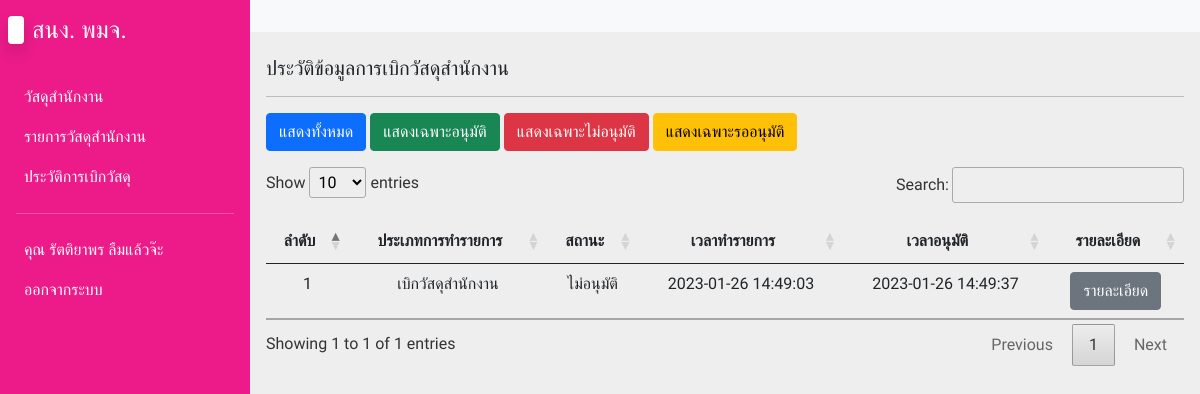
The app's page /history.php (signed in) with its own data.
### tables this page shows
CREATE TABLE `transfer` (
  `t_id` int(11) NOT NULL,
  `t_type` int(11) NOT NULL,
  `stat_id` int(11) NOT NULL,
  `emp_id` int(11) NOT NULL,
  `t_datetime` timestamp NOT NULL DEFAULT current_timestamp()
);

CREATE TABLE `status` (
  `stat_id` int(11) NOT NULL,
  `stat_status` int(11) NOT NULL DEFAULT 1,
  `stat_reason` varchar(255) NOT NULL,
  `stat_datetime` timestamp NOT NULL DEFAULT current_timestamp(),
  `emp_id` int(11) NOT NULL
);

### history.php (the view, shortened to what this page needs)
<?php
include('config/db.php');
?>
<!DOCTYPE html>
<html lang="en">
<head>
  <link rel="stylesheet" href="css/bootstrap.min.css">
  <link rel="stylesheet" href="css/fonts.css">
  <link rel="stylesheet" href="css/styles.css">
  <link rel="stylesheet" href="css/jquery.dataTables.min.css">
  <link rel="stylesheet" href="css/all.min.css">
  <link rel="stylesheet" href="css/fontawesome.min.css">
</head>
<body>
  <div class="main-container d-flex">
    <div class="sidebar" id="side_nav">
      <div class="header-box px-2 pt-3 pb-4 d-flex justify-content-between">
        <h1 class="fs-4"><span class="bg-white text-dark rounded shadow px-2 me-2"></span><span class="text-white">สนง. พมจ.</span></h1>
      </div>
      <?php include('includes/menuSidebar.inc.php'); ?>
    </div>
    <div class="content">
      <nav class="navbar navbar-expand-md navbar-light bg-light">
        <div class="container-fluid">
          <div class="collapse navbar-collapse justify-content-end" id="navbarSupportedContent">
            <ul class="navbar-nav mb-2 mb-lg-0">
              <li class="nav-item">
                <a class="nav-link active" aria-current="page" href="#"></a>
              </li>
            </ul>
          </div>
        </div>
      </nav>
    <div class="dashboard-content px-3 pt-4">
      <h2 class="fs-5"> ประวัติข้อมูลการเบิกวัสดุสำนักงาน</h2>
      <hr>
      <div class="mb-3">
        <a href="history.php" class="btn btn-primary">แสดงทั้งหมด</a>
        <a href="?accept" class="btn btn-success">แสดงเฉพาะอนุมัติ</a>
        <a href="?reject" class="btn btn-danger">แสดงเฉพาะไม่อนุมัติ</a>
        <a href="?pending" class="btn btn-warning">แสดงเฉพาะรออนุมัติ</a>
      </div>
      <table class="table" id="myTable">
        <thead>
          <th class="text-center">ลำดับ</th>
          <th class="text-center">ประเภทการทำรายการ</th>
          <th class="text-center">สถานะ</th>
          <th class="text-center">เวลาทำรายการ</th>
          <th class="text-center">เวลาอนุมัติ</th>
          <th class="text-center">รายละเอียด</th>
        </thead>
        <tbody>
          <?php
          $emp_id = $_SESSION['emp_id'];
          $i = 0;
          if(isset($_GET['accept'])) {
            $sql = "SELECT * FROM `transfer` INNER JOIN status ON transfer.stat_id = status.stat_id WHERE transfer.emp_id = $emp_id AND status.stat_status = 2 ORDER BY transfer.t_id DESC";
          } else if(isset($_GET['reject'])) {
            $sql = "SELECT * FROM `transfer` INNER JOIN status ON transfer.stat_id = status.stat_id WHERE transfer.emp_id = $emp_id AND status.stat_status = 3 ORDER BY transfer.t_id DESC";
          } else if(isset($_GET['pending'])) {
            $sql = "SELECT * FROM `transfer` INNER JOIN status ON transfer.stat_id = status.stat_id WHERE transfer.emp_id = $emp_id AND status.stat_status = 1 ORDER BY transfer.t_id DESC";
          } else {
            $sql = "SELECT * FROM `transfer` INNER JOIN status ON transfer.stat_id = status.stat_id WHERE transfer.emp_id = $emp_id ORDER BY transfer.t_id DESC";
          }
          $query = mysqli_query($conn, $sql);
          while($row = mysqli_fetch_array($query)) {
            $i++;
          ?>
          <tr class="text-center">
            <td><?= $i; ?></td>
            <td>
              <?php if($row['t_type'] == 1) {
                echo 'เบิกวัสดุสำนักงาน';
              } else {
                echo 'นำเข้า';
              } ?>
            </td>
            <td>
            <?php if($row['stat_status'] == 2) {
                echo 'อนุมัติ';
              } else if($row['stat_status'] == 1) {
                echo 'รอการอนุมัติ';
              } else {
                echo 'ไม่อนุมัติ';
              } ?>
            </td>
            <td><?= $row['t_datetime']; ?></td>
            <td>
              <?php
              if($row['stat_datetime'] == $row['t_datetime']) {
                echo 'ยังไม่ระบุ';
              } else {
                echo $row['stat_datetime'];
              }
              ?>
            </td>
            <td>
              <a href="history_detail.php?id=<?= $row['t_id']; ?>" class="btn btn-secondary">รายละเอียด</a>
            </td>
          </tr>
          <?php } ?>
        </tbody>
      </table>
    </div>
    <br><br><br>
  </div>
</body>
</html>

### css/styles.css (style rules this page uses)
body { background-color: #eee; }
#side_nav { background: #EC1B89; min-width: 250px; max-width: 250px; transition: all 0.3s; }
.content { min-height: 100vh; width: 100%; }

### records on screen
transfer: t_type "เบิกวัสดุสำนักงาน", t_datetime "2023-01-26 14:49:03", stat.stat_datetime "2023-01-26 14:49:37"

### other values on screen
$_SESSION['emp_fname'] "รัตติยาพร"
$_SESSION['emp_lname'] "ลืมแล้วจ๊ะ"
